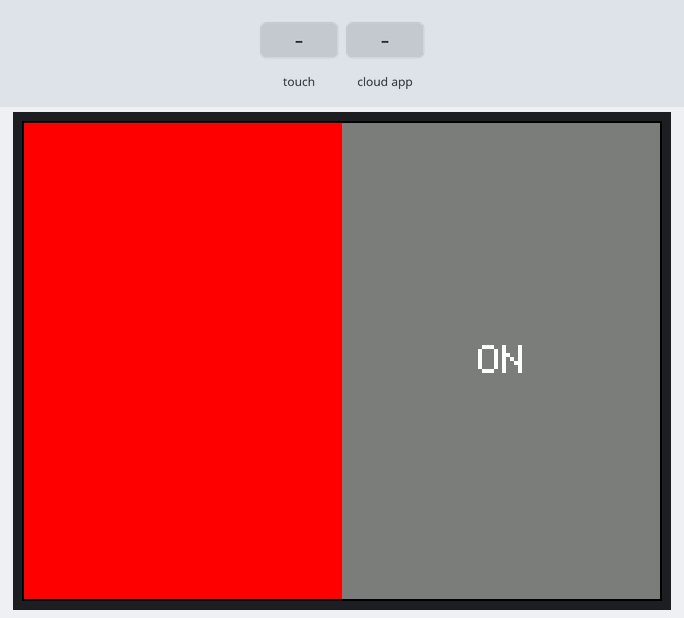
A sketch run on a simulated ESP32. Parts: 320×240 colour display. The test bench sets the inputs (shaded band). WiFi joins after 1.5 s; servers stay silent unless stated; storage starts empty; the Firebase database answers and starts empty; what the sketch prints to the serial monitor is not drawn.

Above: at 3.4 s.
3.5 s: screen touched at 62 % across, 10 % down
At 4.5 s:
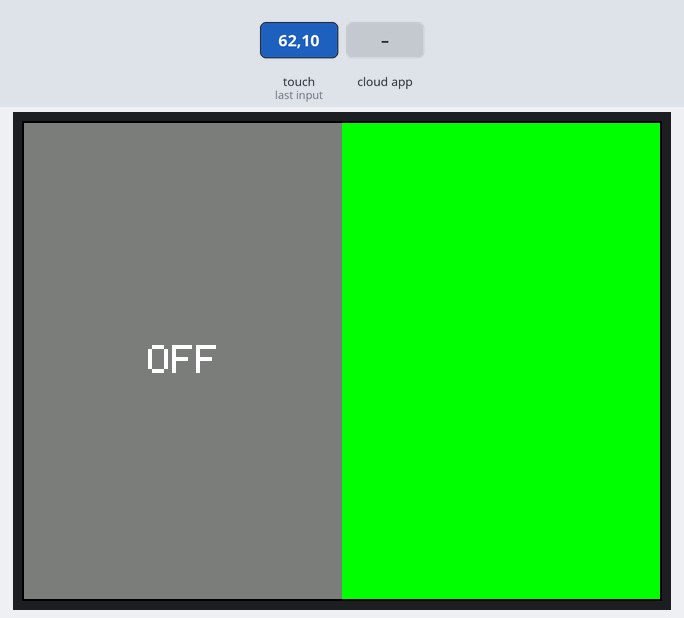
5.2 s: screen touched at 13 % across, 10 % down
At 5.8 s:
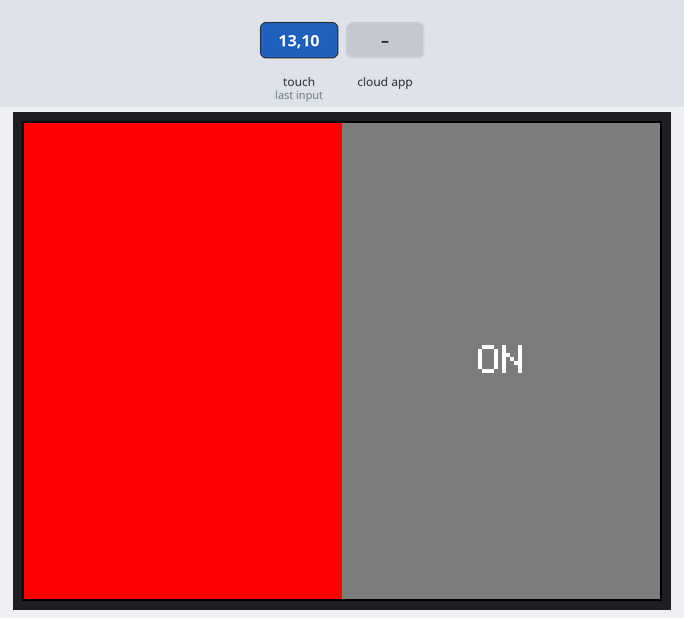
8.4 s: the phone or cloud app sets data to 1
At 9.3 s:
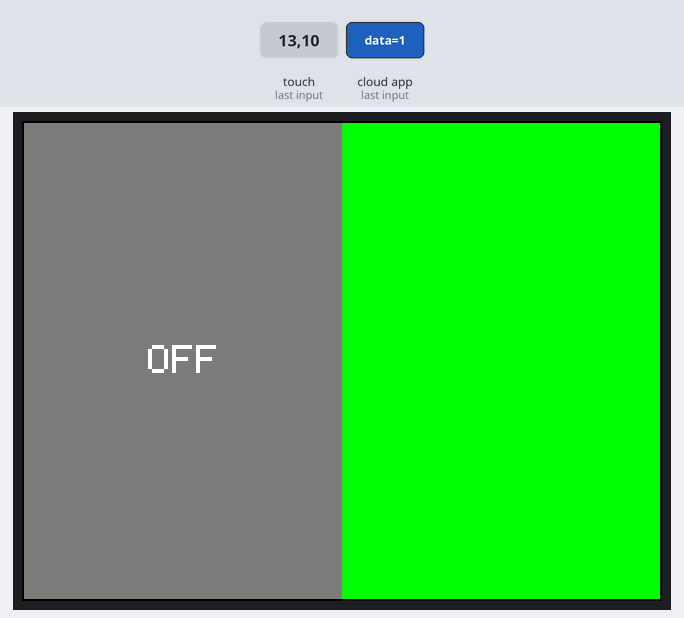
Timing chart, 0 to 10.9 s (numbered marks = the images above; inputs shaded):
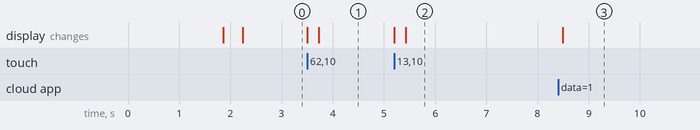

The sketch:

On_Off_Button_Stream.ino
```cpp
// Example of drawing a graphical "switch" and using
// the touch screen to change it's state.

// This sketch does not use the libraries button drawing
// and handling functions.

// Based on Adafruit_GFX library onoffbutton example.

// Touch handling for XPT2046 based screens is handled by
// the TFT_eSPI library.

// Calibration data is stored in SPIFFS so we need to include it
#include "FS.h"

#include <SPI.h>

#include <TFT_eSPI.h> // Hardware-specific library

// Firebase
#include <WiFi.h>
#include <FirebaseESP32.h>

#define FIREBASE_HOST "HOST"
#define FIREBASE_AUTH "AUTH"
#define WIFI_SSID "SSID"
#define WIFI_PASSWORD "PASSWORD"

//Define FirebaseESP32 data object
FirebaseData fbdo;
FirebaseData fbdo_stream;
FirebaseJson json;

TFT_eSPI tft = TFT_eSPI(); // Invoke custom library

// This is the file name used to store the touch coordinate
// calibration data. Cahnge the name to start a new calibration.
#define CALIBRATION_FILE "/TouchCalData3"

// Set REPEAT_CAL to true instead of false to run calibration
// again, otherwise it will only be done once.
// Repeat calibration if you change the screen rotation.
#define REPEAT_CAL false

boolean SwitchOn = true;

// Comment out to stop drawing black spots
#define BLACK_SPOT

// Switch position and size 320x240
#define FRAME_X 0
#define FRAME_Y 0
#define FRAME_W 320
#define FRAME_H 240

// Red zone size
#define REDBUTTON_X FRAME_X
#define REDBUTTON_Y FRAME_Y
#define REDBUTTON_W (FRAME_W / 2)
#define REDBUTTON_H FRAME_H

// Green zone size
#define GREENBUTTON_X (REDBUTTON_X + REDBUTTON_W)
#define GREENBUTTON_Y FRAME_Y
#define GREENBUTTON_W (FRAME_W / 2)
#define GREENBUTTON_H FRAME_H

//------------------------------------------------------------------------------------------
//------------------------------------------------------------------------------------------
void setup(void)
{
  Serial.begin(9600);
  tft.init();

  // Set the rotation before we calibrate
  tft.setRotation(1);

  // call screen calibration
  touch_calibrate();

  // clear screen
  tft.fillScreen(TFT_BLACK);
  tft.setCursor(0, 0);
  tft.setTextFont(0); // Select font 0 which is the Adafruit font

  // connect WIFI
  WiFi.begin(WIFI_SSID, WIFI_PASSWORD);
  tft.print("Connecting to Wi-Fi...");

  while (WiFi.status() != WL_CONNECTED)
  {
    delay(100);
  }
  tft.setCursor(0, 10);
  tft.print("Connected with IP: ");
  tft.setCursor(0, 20);
  tft.print(WiFi.localIP());

  tft.setCursor(0, 30);
  tft.print("Connecting to Firebase...");

  Firebase.begin(FIREBASE_HOST, FIREBASE_AUTH);
  Firebase.reconnectWiFi(true);

  // Get data from firebase
  if (Firebase.getBool(fbdo, "/SwitchOn/data"))
  {
    //Success
    Serial.print("Get bool data success, bool = ");
    Serial.println(fbdo.boolData());
    SwitchOn = fbdo.boolData() == 1 ? true : false;
  }
  else
  {
    //Failed?, get the error reason from fbdo
    Serial.print("Error in getbool, ");
    Serial.println(fbdo.errorReason());

    tft.setCursor(0, 70);
    tft.print("Error getBool SwitchOn/data: ");
    tft.setCursor(0, 80);
    tft.print(fbdo.errorReason());
  }

  //In setup(), set the streaming path to "/SwitchOn/data" and begin stream connection
  if (!Firebase.beginStream(fbdo_stream, "/SwitchOn/data"))
  {
    //Could not begin stream connection, then print out the error detail
    Serial.println(fbdo_stream.errorReason());
    tft.setCursor(0, 40);
    tft.print("Error beginStream SwitchOn/data: ");
    tft.setCursor(0, 50);
    tft.print(fbdo_stream.errorReason());
  }
  else
  {
    tft.setCursor(0, 40);
    tft.print("Firebase Streaming...");
  }

  //streamCallback is the function that called when database data changes or updates occurred
  //streamTimeoutCallback is the function that called when the connection between the server
  //and client was timeout during HTTP stream
  //Firebase.setStreamCallback(fbdo_stream, streamCallback, streamTimeoutCallback);

  // Draw button (this example does not use library Button class)
  if (SwitchOn)
  {
    greenBtn();
  }
  else
  {
    redBtn();
  }
}
//------------------------------------------------------------------------------------------
//------------------------------------------------------------------------------------------
void loop()
{
  uint16_t x, y;

  // See if there's any touch data for us
  if (tft.getTouch(&x, &y))
  {
// Draw a block spot to show where touch was calculated to be
#ifdef BLACK_SPOT
    tft.fillCircle(x, y, 2, TFT_BLACK);
#endif

    if (SwitchOn)
    {
      if ((x > REDBUTTON_X) && (x < (REDBUTTON_X + REDBUTTON_W)))
      {
        if ((y > REDBUTTON_Y) && (y <= (REDBUTTON_Y + REDBUTTON_H)))
        {
          Serial.println("Red btn hit");
          //fbdo_stream.stopWiFiClient();
          // Firebase Update
          if (Firebase.setBool(fbdo, "/SwitchOn/data", false))
          {
            //Success
            Serial.println("setBool: false success");
            redBtn();
          }
          else
          {
            //Failed?, get the error reason from fbdo
            Serial.print("Error in setBool, ");
            Serial.println(fbdo.errorReason());
          }
        }
      }
    }
    else //Record is off (SwitchOn == false)
    {
      if ((x > GREENBUTTON_X) && (x < (GREENBUTTON_X + GREENBUTTON_W)))
      {
        if ((y > GREENBUTTON_Y) && (y <= (GREENBUTTON_Y + GREENBUTTON_H)))
        {
          Serial.println("Green btn hit");
          //fbdo_stream.stopWiFiClient();
          // Firebase Update
          if (Firebase.setBool(fbdo, "/SwitchOn/data", true))
          {
            //Success
            Serial.println("setBool: true success");
            greenBtn();
          }
          else
          {
            //Failed?, get the error reason from fbdo
            Serial.print("Error in setBool, ");
            Serial.println(fbdo.errorReason());
          }
        }
      }
    }

    Serial.print(x);
    Serial.print(" - ");
    Serial.print(y);
    Serial.println();

    //Stop WiFi client will gain the free memory
    //This requires more time for the SSL handshake process in the next connection
    // due to the previous connection was completely stopped.
    //fbdo.stopWiFiClient();
    Serial.print("Free Heap: ");
    Serial.println(ESP.getFreeHeap());
  }

  // Firebase Stream
  if (!Firebase.readStream(fbdo_stream))
  {
    Serial.println("Can't read stream data");
    Serial.println("REASON: " + fbdo_stream.errorReason());
    Serial.println();
  }

  if (fbdo_stream.streamTimeout())
  {
    Serial.println("Stream timeout, resume streaming...");
    Serial.println();
  }

  if (fbdo_stream.streamAvailable())
  {
    //Print out all information
    Serial.println("Stream Data...");
    Serial.println(fbdo_stream.streamPath());
    Serial.println(fbdo_stream.dataPath());
    Serial.println(fbdo_stream.dataType());

    //Print out the value
    //Stream data can be many types which can be determined from function dataType
    if (fbdo_stream.boolData() == 1)
    {
      Serial.println("Stream boolData: true");
      greenBtn();
    }
    else
    {
      Serial.println("Stream boolData: false");
      redBtn();
    }
  }
}
//------------------------------------------------------------------------------------------
// Global function for TFT
void touch_calibrate()
{
  uint16_t calData[5];
  uint8_t calDataOK = 0;

  // check file system exists
  if (!SPIFFS.begin())
  {
    Serial.println("Formating file system");
    SPIFFS.format();
    SPIFFS.begin();
  }

  // check if calibration file exists and size is correct
  if (SPIFFS.exists(CALIBRATION_FILE))
  {
    if (REPEAT_CAL)
    {
      // Delete if we want to re-calibrate
      SPIFFS.remove(CALIBRATION_FILE);
    }
    else
    {
      File f = SPIFFS.open(CALIBRATION_FILE, "r");
      if (f)
      {
        if (f.readBytes((char *)calData, 14) == 14)
          calDataOK = 1;
        f.close();
      }
    }
  }

  if (calDataOK && !REPEAT_CAL)
  {
    // calibration data valid
    tft.setTouch(calData);
  }
  else
  {
    // data not valid so recalibrate
    tft.fillScreen(TFT_BLACK);
    tft.setCursor(20, 0);
    tft.setTextFont(2);
    tft.setTextSize(1);
    tft.setTextColor(TFT_WHITE, TFT_BLACK);

    tft.println("Touch corners as indicated");

    tft.setTextFont(1);
    tft.println();

    if (REPEAT_CAL)
    {
      tft.setTextColor(TFT_RED, TFT_BLACK);
      tft.println("Set REPEAT_CAL to false to stop this running again!");
    }

    tft.calibrateTouch(calData, TFT_MAGENTA, TFT_BLACK, 15);

    tft.setTextColor(TFT_GREEN, TFT_BLACK);
    tft.println("Calibration complete!");

    // store data
    File f = SPIFFS.open(CALIBRATION_FILE, "w");
    if (f)
    {
      f.write((const unsigned char *)calData, 14);
      f.close();
    }
  }
}

void drawFrame()
{
  Serial.println("drawFrame called");
  tft.drawRect(FRAME_X, FRAME_Y, FRAME_W, FRAME_H, TFT_BLACK);
}

// Draw a red button
void redBtn()
{
  Serial.println("redBtn called");
  tft.fillRect(REDBUTTON_X, REDBUTTON_Y, REDBUTTON_W, REDBUTTON_H, TFT_RED);
  tft.fillRect(GREENBUTTON_X, GREENBUTTON_Y, GREENBUTTON_W, GREENBUTTON_H, TFT_DARKGREY);
  drawFrame();
  tft.setTextColor(TFT_WHITE);
  tft.setTextSize(2);
  tft.setTextDatum(MC_DATUM);
  tft.drawString("ON", GREENBUTTON_X + (GREENBUTTON_W / 2), GREENBUTTON_Y + (GREENBUTTON_H / 2));
  SwitchOn = false;
  Serial.println(SwitchOn);
}

// Draw a green button
void greenBtn()
{
  Serial.println("greenBtn called");
  tft.fillRect(GREENBUTTON_X, GREENBUTTON_Y, GREENBUTTON_W, GREENBUTTON_H, TFT_GREEN);
  tft.fillRect(REDBUTTON_X, REDBUTTON_Y, REDBUTTON_W, REDBUTTON_H, TFT_DARKGREY);
  drawFrame();
  tft.setTextColor(TFT_WHITE);
  tft.setTextSize(2);
  tft.setTextDatum(MC_DATUM);
  tft.drawString("OFF", REDBUTTON_X + (REDBUTTON_W / 2) + 1, REDBUTTON_Y + (REDBUTTON_H / 2));
  SwitchOn = true;
  Serial.println(SwitchOn);
}
```

Measured:
- after the input at 3.5 s, the display: first changes at once (image 1 shows a later state)
- after the input at 5.2 s, the display: first changes at once (image 2 shows a later state)
- after the input at 8.4 s, the display: changes after 0.10 s (image 3)
